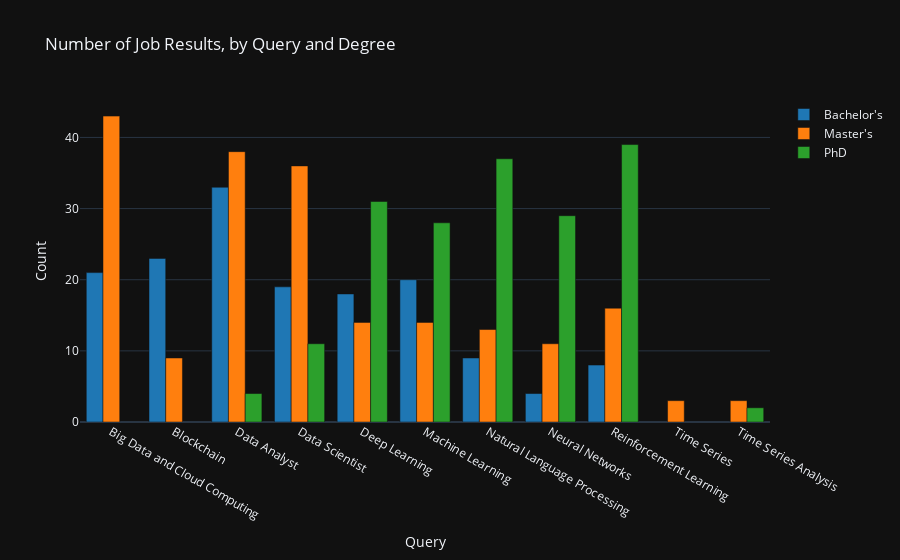

The notebook cell saved with this chart:
### Code cell
# group the data by query and degree, and count the number of jobs
df_grouped = df.groupby(['query', 'degree']).size().reset_index(name='count')

# define the colors for each degree
colors = {'Bachelor\'s': 'rgb(31, 119, 180)', 'Master\'s': 'rgb(255, 127, 14)', 'PhD': 'rgb(44, 160, 44)'}

# create a trace for each degree
traces = []
for degree in df_grouped['degree'].unique():
    trace = go.Bar(
        x=df_grouped[df_grouped['degree'] == degree]['query'],
        y=df_grouped[df_grouped['degree'] == degree]['count'],
        name=degree,
        marker=dict(color=colors[degree]),
        hovertemplate='Query: %{x} '+ '<br>Count: %{y}'
    )
    traces.append(trace)

# set the layout for the chart
layout = go.Layout(
    title='Number of Job Results, by Query and Degree',
    barmode='group',
    template="plotly_dark",
    xaxis=dict(title='Query'),
    yaxis=dict(title='Count')
)

# create the figure object and plot it
fig = go.Figure(data=traces, layout=layout)
fig.show()

### Figure 1 — Plotly figure (JSON) as saved in the notebook; plotly's stock layout.template omitted (floating-point values rounded to 4 significant figures)
{"data": [{"hovertemplate": "Query: %{x} <br>Count: %{y}", "marker": {"color": "rgb(31, 119, 180)"}, "name": "Bachelor's", "type": "bar", "x": ["Big Data and Cloud Computing", "Blockchain", "Data Analyst", "Data Scientist", "Deep Learning", "Machine Learning", "Natural Language Processing", "Neural Networks", "Reinforcement Learning"], "y": [21, 23, 33, 19, 18, 20, 9, 4, 8]}, {"hovertemplate": "Query: %{x} <br>Count: %{y}", "marker": {"color": "rgb(255, 127, 14)"}, "name": "Master's", "type": "bar", "x": ["Big Data and Cloud Computing", "Blockchain", "Data Analyst", "Data Scientist", "Deep Learning", "Machine Learning", "Natural Language Processing", "Neural Networks", "Reinforcement Learning", "Time Series", "Time Series Analysis"], "y": [43, 9, 38, 36, 14, 14, 13, 11, 16, 3, 3]}, {"hovertemplate": "Query: %{x} <br>Count: %{y}", "marker": {"color": "rgb(44, 160, 44)"}, "name": "PhD", "type": "bar", "x": ["Data Analyst", "Data Scientist", "Deep Learning", "Machine Learning", "Natural Language Processing", "Neural Networks", "Reinforcement Learning", "Time Series Analysis"], "y": [4, 11, 31, 28, 37, 29, 39, 2]}], "layout": {"barmode": "group", "title": {"text": "Number of Job Results, by Query and Degree"}, "xaxis": {"title": {"text": "Query"}}, "yaxis": {"title": {"text": "Count"}}}}
